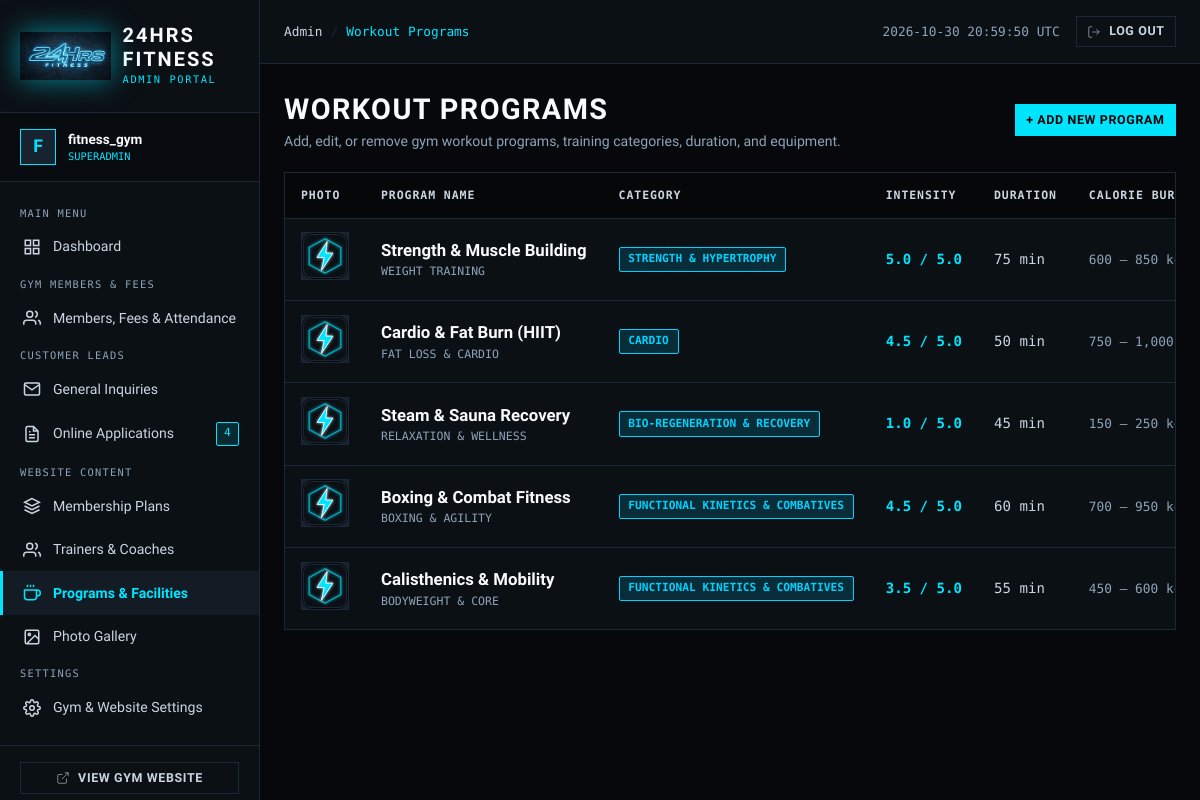
/admin/programs.php (signed in), run on the app's committed database.
### tables this page shows
CREATE TABLE `programs` (
  `id` int unsigned NOT NULL AUTO_INCREMENT,
  `slug` varchar(50) NOT NULL,
  `name` varchar(150) NOT NULL,
  `category` varchar(50) NOT NULL,
  `badge_text` varchar(100) NOT NULL,
  `short_desc` text NOT NULL,
  `intensity_score` decimal(2,1) NOT NULL,
  `intensity_display` varchar(50) NOT NULL,
  `duration_minutes` int NOT NULL,
  `burn_calories_range` varchar(50) NOT NULL,
  `coach_ratio` varchar(50) NOT NULL,
  `target_adaptation` text NOT NULL,
  `gear_stations` text NOT NULL,
  `recommended_cadence` varchar(255) NOT NULL,
  `image_url` varchar(500) NOT NULL,
  `sort_order` int NOT NULL DEFAULT '0',
  `is_active` tinyint(1) NOT NULL DEFAULT '1',
  `created_at` datetime NOT NULL DEFAULT CURRENT_TIMESTAMP,
  `updated_at` datetime NOT NULL DEFAULT CURRENT_TIMESTAMP ON UPDATE CURRENT_TIMESTAMP,
  PRIMARY KEY (`id`),
  UNIQUE KEY `slug` (`slug`),
  KEY `idx_program_slug` (`slug`),
  KEY `idx_program_category` (`category`),
  KEY `idx_program_active` (`is_active`,`sort_order`)
);

### includes/Database.php (called while the page is built, shortened)
<?php
class Database
{
    private static ?PDO $instance = null;
    public static function getConnection(): PDO
    {
        if (self::$instance !== null) {
            return self::$instance;
        }
        $host = (string) Env::get('DB_HOST', '127.0.0.1');
        $port = (int) Env::get('DB_PORT', 3306);
        $dbname = (string) Env::get('DB_NAME', 'fitness_gym');
        $user = (string) Env::get('DB_USER', 'root');
        $pass = (string) Env::get('DB_PASS', '');
        $charset = (string) Env::get('DB_CHARSET', 'utf8mb4');
        $dsn = "mysql:host={$host};port={$port};dbname={$dbname};charset={$charset}";
        $options = [
            PDO::ATTR_ERRMODE            => PDO::ERRMODE_EXCEPTION,
            PDO::ATTR_DEFAULT_FETCH_MODE => PDO::FETCH_ASSOC,
            PDO::ATTR_EMULATE_PREPARES   => false,
            PDO::ATTR_PERSISTENT         => false,
        ];
        if (defined('\Pdo\Mysql::ATTR_INIT_COMMAND')) {
            $options[\Pdo\Mysql::ATTR_INIT_COMMAND] = "SET NAMES {$charset} COLLATE {$charset}_unicode_ci";
        } elseif (defined('PDO::MYSQL_ATTR_INIT_COMMAND')) {
            @$options[PDO::MYSQL_ATTR_INIT_COMMAND] = "SET NAMES {$charset} COLLATE {$charset}_unicode_ci";
        }
        try {
            self::$instance = new PDO($dsn, $user, $pass, $options);
            return self::$instance;
        } catch (PDOException $e) {
            error_log('[DARK MATTER DATABASE ERROR]: ' . $e->getMessage());
            $debug = (bool) Env::get('APP_DEBUG', false);
            if ($debug) {
                throw new RuntimeException("Database Connection Error: " . $e->getMessage());
            }
            throw new RuntimeException("Secure connection to Dark Matter database telemetry is temporarily unavailable. Please retry shortly.");
        }
    }
    public static function fetchAll(string $sql, array $params = []): array
    {
        try {
            $stmt = self::getConnection()->prepare($sql);
            $stmt->execute($params);
            return $stmt->fetchAll();
        } catch (PDOException $e) {
            error_log('[DARK MATTER QUERY ERROR]: ' . $e->getMessage() . " | SQL: {$sql}");
            throw new RuntimeException("Data retrieval failed. Please try again.");
        }
    }
}

### includes/helpers.php (called while the page is built, shortened)
<?php
if (!function_exists('e')) {
    function e(mixed $value): string
    {
        return htmlspecialchars((string) $value, ENT_QUOTES | ENT_SUBSTITUTE, 'UTF-8');
    }
}

### admin/programs.php (the view, shortened to what this page needs)
<?php
require_once __DIR__ . '/includes/auth.php';
require_once dirname(__DIR__) . '/includes/Database.php';
require_once dirname(__DIR__) . '/includes/Security.php';
require_once dirname(__DIR__) . '/includes/helpers.php';
$action = $_GET['action'] ?? 'list';
$categories = [
    'strength'     => 'Strength & Hypertrophy',
    'conditioning' => 'Metabolic Systems & Conditioning',
    'recovery'     => 'Bio-Regeneration & Recovery',
    'functional'   => 'Functional Kinetics & Combatives'
];
$programData = null;
require_once __DIR__ . '/includes/header.php';
?>
<div class="adm-toolbar">
  <div>
    <h1 class="adm-page-title" style="margin-bottom: 0;">WORKOUT PROGRAMS</h1>
    <p class="adm-page-subtitle">Add, edit, or remove gym workout programs, training categories, duration, and equipment.</p>
  </div>
  <div>
    <?php if ($action === 'list'): ?>
      <a href="programs.php?action=create" class="adm-btn adm-btn-lime adm-btn-sm">+ Add New Program</a>
    <?php else: ?>
      <a href="programs.php" class="adm-btn adm-btn-outline adm-btn-sm">&larr; Back to Programs List</a>
    <?php endif; ?>
  </div>
</div>
<?php if ($action === 'create' || $action === 'edit'): ?>
  <div class="adm-card" style="max-width: 800px;">
    <h3 style="margin-bottom: 1.5rem; font-size: 1.3rem;">
      <?= $action === 'edit' ? 'EDIT PROGRAM: ' . e($programData['name']) : 'ADD NEW WORKOUT PROGRAM' ?>
    </h3>
    <form method="POST" action="programs.php" enctype="multipart/form-data">
      <input type="hidden" name="csrf_token" value="<?= e($csrfToken) ?>">
      <input type="hidden" name="action" value="save">
      <input type="hidden" name="id" value="<?= e($programData['id'] ?? 0) ?>">
      <div style="display: grid; grid-template-columns: repeat(auto-fit, minmax(280px, 1fr)); gap: 1rem; margin-bottom: 1.25rem;">
        <div>
          <label class="adm-label" for="name">Program Name *</label>
          <input type="text" id="name" name="name" class="adm-input" required placeholder="e.g. Strength & Muscle Hypertrophy" value="<?= e($programData['name'] ?? '') ?>">
        </div>
        <div>
          <label class="adm-label" for="slug">URL Slug (Optional)</label>
          <input type="text" id="slug" name="slug" class="adm-input" placeholder="e.g. strength-hypertrophy" value="<?= e($programData['slug'] ?? '') ?>">
          <small style="color: var(--adm-silver-dim); font-size: 0.72rem;">Leave blank to auto-generate from name.</small>
        </div>
      </div>
      <div style="display: grid; grid-template-columns: repeat(auto-fit, minmax(280px, 1fr)); gap: 1rem; margin-bottom: 1.25rem;">
        <div>
          <label class="adm-label" for="category">Category</label>
          <select id="category" name="category" class="adm-select">
            <?php foreach ($categories as $catKey => $catLabel): ?>
              <option value="<?= e($catKey) ?>" <?= ($programData['category'] ?? '') === $catKey ? 'selected' : '' ?>>
                <?= e($catLabel) ?>
              </option>
            <?php endforeach; ?>
          </select>
        </div>
        <div>
          <label class="adm-label" for="badge_text">Tag / Badge</label>
          <input type="text" id="badge_text" name="badge_text" class="adm-input" placeholder="e.g. Heavy Strength, HIIT Cardio" value="<?= e($programData['badge_text'] ?? '') ?>">
        </div>
      </div>
      <div style="margin-bottom: 1.25rem;">
        <label class="adm-label" for="short_desc">Program Description</label>
        <textarea id="short_desc" name="short_desc" rows="3" class="adm-textarea" placeholder="Detailed description of workout structure and targets..."><?= e($programData['short_desc'] ?? '') ?></textarea>
      </div>
      <div style="display: grid; grid-template-columns: repeat(auto-fit, minmax(180px, 1fr)); gap: 1rem; margin-bottom: 1.25rem;">
        <div>
          <label class="adm-label" for="intensity_score">Intensity Score (1.0–5.0)</label>
          <input type="number" step="0.1" min="1.0" max="5.0" id="intensity_score" name="intensity_score" class="adm-input" value="<?= e($programData['intensity_score'] ?? 4.5) ?>">
        </div>
        <div>
          <label class="adm-label" for="intensity_display">Intensity Label</label>
          <input type="text" id="intensity_display" name="intensity_display" class="adm-input" placeholder="e.g. High Intensity • Advanced" value="<?= e($programData['intensity_display'] ?? '') ?>">
        </div>
        <div>
          <label class="adm-label" for="duration_minutes">Duration (Minutes)</label>
          <input type="number" id="duration_minutes" name="duration_minutes" class="adm-input" value="<?= e($programData['duration_minutes'] ?? 60) ?>">
        </div>
        <div>
          <label class="adm-label" for="burn_calories_range">Calorie Burn Range</label>
          <input type="text" id="burn_calories_range" name="burn_calories_range" class="adm-input" placeholder="e.g. 500–800 kcal" value="<?= e($programData['burn_calories_range'] ?? '500–800 kcal') ?>">
        </div>
      </div>
      <div style="display: grid; grid-template-columns: repeat(auto-fit, minmax(280px, 1fr)); gap: 1rem; margin-bottom: 1.25rem;">
        <div>
          <label class="adm-label" for="coach_ratio">Trainer to Member Ratio</label>
          <input type="text" id="coach_ratio" name="coach_ratio" class="adm-input" placeholder="e.g. 1:1 Personal or 1:10 Group" value="<?= e($programData['coach_ratio'] ?? '1:6 Group') ?>">
        </div>
        <div>
          <label class="adm-label" for="recommended_cadence">Recommended Schedule</label>
          <input type="text" id="recommended_cadence" name="recommended_cadence" class="adm-input" placeholder="e.g. 3–4 Days Weekly" value="<?= e($programData['recommended_cadence'] ?? '3–4 Days Weekly') ?>">
        </div>
      </div>
      <div style="display: grid; grid-template-columns: repeat(auto-fit, minmax(280px, 1fr)); gap: 1rem; margin-bottom: 1.25rem;">
        <div>
          <label class="adm-label" for="target_adaptation">Fitness Goals & Benefits</label>
          <textarea id="target_adaptation" name="target_adaptation" rows="3" class="adm-textarea" placeholder="Muscle growth, strength gain, functional power..."><?= e($programData['target_adaptation'] ?? '') ?></textarea>
        </div>
        <div>
          <label class="adm-label" for="gear_stations">Equipment & Facilities Used</label>
          <textarea id="gear_stations" name="gear_stations" rows="3" class="adm-textarea" placeholder="Olympic barbells, squat racks, dumbbells, cable machines..."><?= e($programData['gear_stations'] ?? '') ?></textarea>
        </div>
      </div>
      <div style="display: grid; grid-template-columns: repeat(auto-fit, minmax(280px, 1fr)); gap: 1rem; margin-bottom: 1.25rem; background: var(--adm-surface); padding: 1rem; border: 1px solid var(--adm-border);">
        <div>
          <label class="adm-label" for="image_file">Upload Program Photo (JPEG, PNG, WebP, max 5MB)</label>
          <input type="file" id="image_file" name="image_file" accept="image/jpeg,image/png,image/webp,image/gif" class="adm-input" style="padding: 0.35rem 0.5rem;">
        </div>
        <div>
          <label class="adm-label" for="image_url">OR Existing Image URL</label>
          <input type="text" id="image_url" name="image_url" class="adm-input" placeholder="https://images.unsplash.com/... or assets/images/..." value="<?= e($programData['image_url'] ?? '') ?>">
          <?php if (!empty($programData['image_url'])): ?>
            <div style="display: flex; align-items: center; gap: 0.5rem; margin-top: 0.5rem;">
              <img src="<?= (str_starts_with($programData['image_url'], 'http') ? '' : '../') . e($programData['image_url']) ?>" alt="Preview" class="adm-thumb">
              <span style="font-size: 0.72rem; color: var(--adm-silver-dim);">Current Image</span>
            </div>
          <?php endif; ?>
        </div>
      </div>
      <div style="display: grid; grid-template-columns: repeat(auto-fit, minmax(200px, 1fr)); gap: 1rem; margin-bottom: 1.75rem;">
        <div>
          <label class="adm-label" for="sort_order">Display Order</label>
          <input type="number" id="sort_order" name="sort_order" class="adm-input" value="<?= e($programData['sort_order'] ?? 10) ?>">
        </div>
        <div style="display: flex; align-items: flex-end; padding-bottom: 0.5rem;">
          <label style="display: flex; align-items: center; gap: 0.5rem; cursor: pointer;">
            <input type="checkbox" name="is_active" value="1" <?= (!isset($programData['is_active']) || !empty($programData['is_active'])) ? 'checked' : '' ?> style="accent-color: var(--adm-lime); width: 18px; height: 18px;">
            <span style="font-size: 0.88rem; color: var(--adm-white);">Program Active (Show on gym website)</span>
          </label>
        </div>
      </div>
      <div style="display: flex; gap: 1rem;">
        <button type="submit" class="adm-btn adm-btn-lime">Save Workout Program</button>
        <a href="programs.php" class="adm-btn adm-btn-outline">Cancel</a>
      </div>
    </form>
  </div>
<?php else: ?>
  <?php
  try {
      $programs = Database::fetchAll("SELECT * FROM `programs` ORDER BY `sort_order` ASC, `id` ASC");
  } catch (\Throwable $e) {
      error_log('[PROGRAMS LIST ERROR]: ' . $e->getMessage());
      $programs = [];
  }
  ?>
  <?php if (empty($programs)): ?>
    <div class="adm-card">
      <div class="adm-empty">
        <div class="adm-empty-title">No Workout Programs Found</div>
        <div class="adm-empty-text">No workout programs have been created yet. Add your first program.</div>
        <a href="programs.php?action=create" class="adm-btn adm-btn-lime">+ Add First Program</a>
      </div>
    </div>
  <?php else: ?>
    <div class="adm-table-container">
      <table class="adm-table adm-table-programs">
        <thead>
          <tr>
            <th>Photo</th>
            <th>Program Name</th>
            <th>Category</th>
            <th>Intensity</th>
            <th>Duration</th>
            <th>Calorie Burn</th>
          </tr>
        </thead>
        <tbody>
          <?php foreach ($programs as $p): ?>
            <tr>
              <td>
                <img
                  src="<?= (str_starts_with($p['image_url'], 'http') ? '' : '../') . e($p['image_url']) ?>"
                  alt="<?= e($p['name']) ?>"
                  class="adm-thumb"
                  onerror="this.src='../assets/images/favicon.svg';"
                >
              </td>
              <td>
                <div style="font-weight: 700; font-size: 1.05rem; font-family: var(--adm-font-heading); color: var(--adm-white);">
                  <?= e($p['name']) ?>
                </div>
                <div style="font-size: 0.72rem; color: var(--adm-silver-dim); font-family: var(--adm-font-mono);">
                  <?= e($p['badge_text']) ?>
                </div>
              </td>
              <td>
                <span class="adm-badge scheduled">
                  <?= e($categories[$p['category']] ?? $p['category']) ?>
                </span>
              </td>
              <td>
                <span style="font-family: var(--adm-font-mono); font-weight: 700; color: var(--adm-lime);">
                  <?= number_format((float)$p['intensity_score'], 1) ?> / 5.0
                </span>
              </td>
              <td style="font-family: var(--adm-font-mono); color: var(--adm-silver);">
                <?= e($p['duration_minutes']) ?> min
              </td>
              <td style="font-family: var(--adm-font-mono); font-size: 0.8rem; color: var(--adm-silver-dim);">
                <?= e($p['burn_calories_range']) ?>
              </td>
            </tr>
          <?php endforeach; ?>
        </tbody>
      </table>
    </div>
  <?php endif; ?>
<?php endif; ?>
<?php require_once __DIR__ . '/includes/footer.php'; ?>

### data on the page
programs: name "Strength & Muscle Building", badge_text "WEIGHT TRAINING", category "STRENGTH & HYPERTROPHY", intensity_score "5.0", duration_minutes "75", burn_calories_range "600 – 850…"
programs: name "Cardio & Fat Burn (HIIT)", badge_text "FAT LOSS & CARDIO", category "CARDIO", intensity_score "4.5", duration_minutes "50", burn_calories_range "750 – 1,000…"
programs: name "Steam & Sauna Recovery", badge_text "RELAXATION & WELLNESS", category "BIO-REGENERATION & RECOVERY", intensity_score "1.0", duration_minutes "45", burn_calories_range "150 – 250…"
programs: name "Boxing & Combat Fitness", badge_text "BOXING & AGILITY", category "FUNCTIONAL KINETICS & COMBATIVES", intensity_score "4.5", duration_minutes "60", burn_calories_range "700 – 950…"
programs: name "Calisthenics & Mobility", badge_text "BODYWEIGHT & CORE", category "FUNCTIONAL KINETICS & COMBATIVES", intensity_score "3.5", duration_minutes "55", burn_calories_range "450 – 600…"

### other printed values
substr($currentUser['username'] ?? 'A', 0, 1) "F"
$currentUser['username'] "fitness_gym"
$currentUser['role'] "SUPERADMIN"
$pendingApplicationsCount "4"
$pageTitle "Workout Programs"
